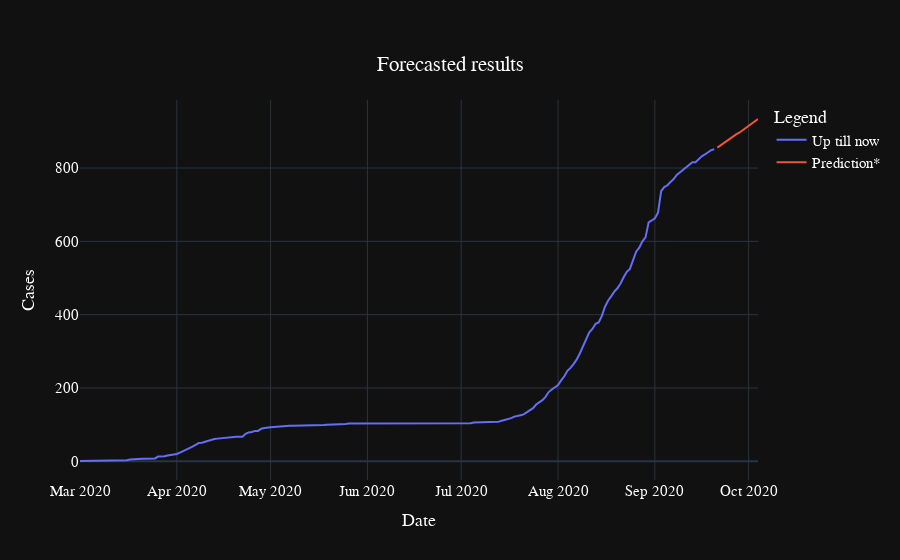

The notebook cell saved with this chart:
### Code cell
graph.show()

### Figure 1 — Plotly figure (JSON) as saved in the notebook; plotly's stock layout.template omitted (floating-point values rounded to 4 significant figures; data arrays with more than 128 entries replaced by an {"elided": "..."} marker saying what was removed)
{"data": [{"mode": "lines", "name": "Up till now ", "type": "scatter", "x": {"elided": "204 str values"}, "y": {"elided": "204 int values"}}, {"mode": "lines", "name": "Prediction*", "type": "scatter", "x": ["2020-09-21T00:00:00", "2020-09-22T00:00:00", "2020-09-23T00:00:00", "2020-09-24T00:00:00", "2020-09-25T00:00:00", "2020-09-26T00:00:00", "2020-09-27T00:00:00", "2020-09-28T00:00:00", "2020-09-29T00:00:00", "2020-09-30T00:00:00", "2020-10-01T00:00:00", "2020-10-02T00:00:00", "2020-10-03T00:00:00", "2020-10-04T00:00:00"], "y": [855.5, 861.6, 867.3, 874.3, 879.3, 884.8, 891.7, 896.4, 902.7, 908.5, 915.7, 920.9, 926.6, 933.7]}], "layout": {"font": {"color": "white", "family": "Arial", "size": 15}, "legend": {"title": {"text": "Legend "}}, "title": {"text": "Forecasted results", "x": 0.5, "xanchor": "center", "y": 0.9, "yanchor": "top"}, "xaxis": {"title": {"text": "Date"}}, "yaxis": {"title": {"text": "Cases"}}}}
